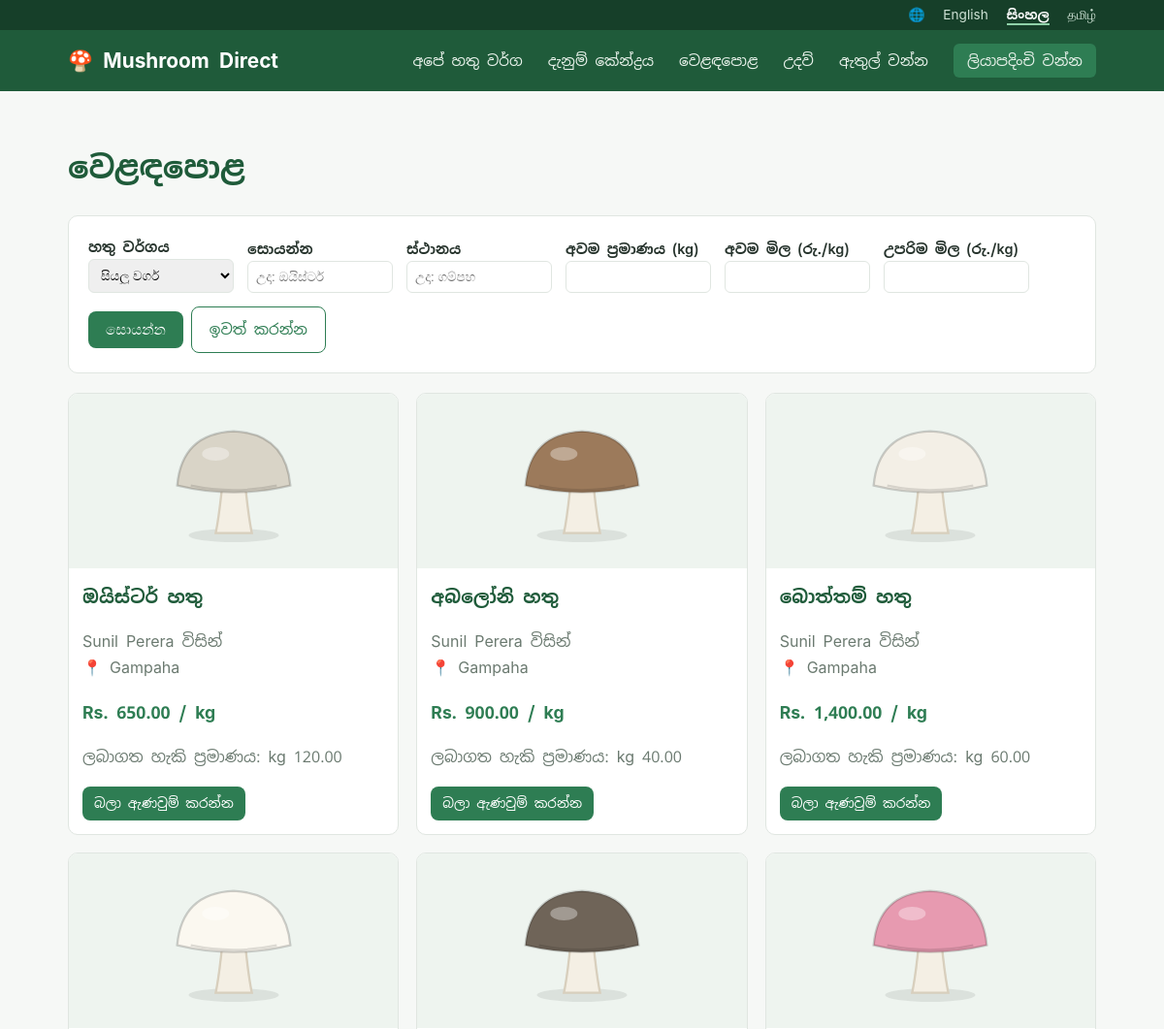
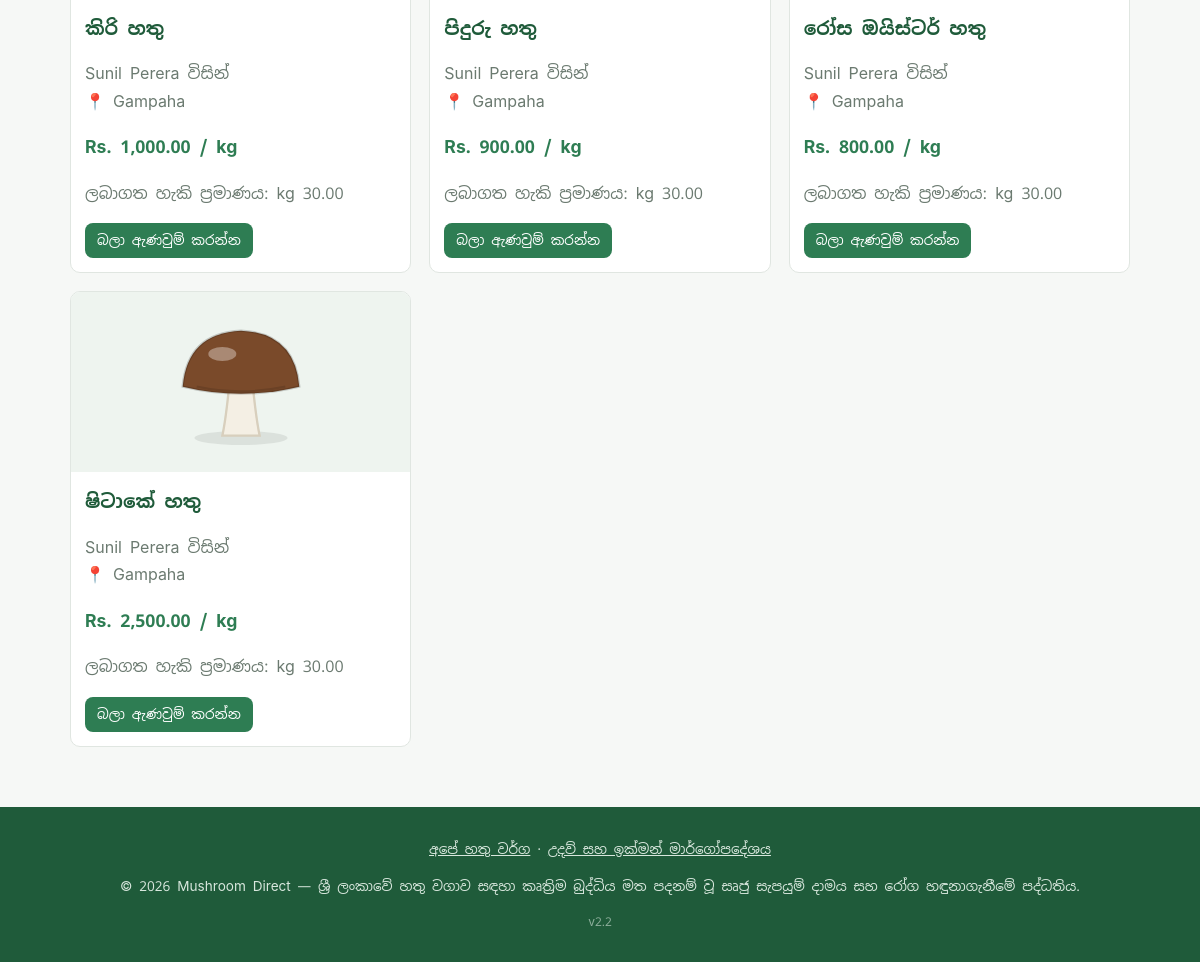
/buyer/marketplace.php?lang=si, run on the app's committed database (2 pictures, top to bottom).
### tables this page shows
CREATE TABLE listings (
  id INT AUTO_INCREMENT PRIMARY KEY,
  farmer_id INT NOT NULL,
  mushroom_type_id INT NULL,
  mushroom_type VARCHAR(100) NOT NULL,
  description TEXT,
  quantity_kg DECIMAL(10,2) NOT NULL,
  price_per_kg DECIMAL(10,2) NOT NULL,
  harvest_date DATE NULL,
  location VARCHAR(100) NULL COMMENT 'District / town of the farm (FR-MKT.3 filter)',
  image VARCHAR(255),
  status ENUM('active','sold_out','removed') NOT NULL DEFAULT 'active',
  created_at TIMESTAMP DEFAULT CURRENT_TIMESTAMP,
  FOREIGN KEY (farmer_id) REFERENCES users(id) ON DELETE CASCADE,
  FOREIGN KEY (mushroom_type_id) REFERENCES mushroom_types(id) ON DELETE SET NULL
);

CREATE TABLE mushroom_types (
  id INT AUTO_INCREMENT PRIMARY KEY,
  name VARCHAR(100) NOT NULL,
  name_si VARCHAR(150) NULL,
  name_ta VARCHAR(150) NULL,
  scientific_name VARCHAR(100) NULL,
  description TEXT,
  description_si TEXT,
  description_ta TEXT,
  growing_info TEXT,
  growing_info_si TEXT,
  growing_info_ta TEXT,
  uses TEXT,
  uses_si TEXT,
  uses_ta TEXT,
  price_per_kg DECIMAL(10,2) NOT NULL,
  color VARCHAR(7) NOT NULL DEFAULT '#c9b79c' COMMENT 'Cap colour for the built-in illustration',
  image VARCHAR(255) NULL,
  is_active TINYINT(1) NOT NULL DEFAULT 1,
  sort_order INT NOT NULL DEFAULT 0
);

CREATE TABLE users (
  id INT AUTO_INCREMENT PRIMARY KEY,
  role ENUM('farmer','buyer','admin','expert') NOT NULL,
  full_name VARCHAR(150) NOT NULL,
  email VARCHAR(150) NOT NULL UNIQUE,
  phone VARCHAR(20),
  password_hash VARCHAR(255) NOT NULL,
  business_name VARCHAR(150) NULL COMMENT 'Farm name (farmer) or Hotel/Restaurant name (buyer)',
  address VARCHAR(255),
  profile_image VARCHAR(255),
  is_verified TINYINT(1) NOT NULL DEFAULT 0,
  otp_code VARCHAR(255) NULL COMMENT 'Hashed one-time verification code (FR-AUTH.2)',
  otp_expires_at DATETIME NULL,
  reset_token VARCHAR(255) NULL COMMENT 'Hashed password-reset token (FR-AUTH.4)',
  reset_expires_at DATETIME NULL,
  status ENUM('active','suspended') NOT NULL DEFAULT 'active',
  created_at TIMESTAMP DEFAULT CURRENT_TIMESTAMP
);

### buyer/marketplace.php (the view, shortened to what this page needs)
<?php
require_once __DIR__ . '/../includes/bootstrap.php';
$search = trim($_GET['q'] ?? '');
$minPrice = $_GET['min_price'] ?? '';
$maxPrice = $_GET['max_price'] ?? '';
$location = trim($_GET['location'] ?? '');
$minQty = $_GET['min_qty'] ?? '';
$sql = "SELECT l.*, u.full_name AS farmer_name, u.address AS farmer_address, " . LISTING_TYPE_COLUMNS . ",
               (SELECT AVG(r.rating) FROM reviews r WHERE r.farmer_id = l.farmer_id) AS farmer_rating
        FROM listings l
        JOIN users u ON u.id = l.farmer_id
        LEFT JOIN mushroom_types mt ON mt.id = l.mushroom_type_id
        WHERE l.status = 'active' AND u.status = 'active'";
$params = [];
$sql .= ' ORDER BY l.created_at DESC';
$stmt = $pdo->prepare($sql);
$stmt->execute($params);
$listings = $stmt->fetchAll();
include __DIR__ . '/../includes/header.php';
?>
<h1><?= te('nav.marketplace') ?></h1>
<form class="card filter-form" method="get" action="">
  <div>
    <label><?= te('mush.type') ?></label>
    <select name="type">
      <option value="0"><?= te('market.all_types') ?></option>
    </select>
  </div>
  <div>
    <label><?= te('common.search') ?></label>
    <input type="text" name="q" value="<?= e($search) ?>" placeholder="<?= te('market.search_ph') ?>">
  </div>
  <div>
    <label><?= te('common.location') ?></label>
    <input type="text" name="location" value="<?= e($location) ?>" placeholder="<?= te('market.location_ph') ?>">
  </div>
  <div>
    <label><?= te('market.min_qty') ?></label>
    <input type="number" name="min_qty" value="<?= e($minQty) ?>">
  </div>
  <div>
    <label><?= te('market.min_price') ?></label>
    <input type="number" name="min_price" value="<?= e($minPrice) ?>">
  </div>
  <div>
    <label><?= te('market.max_price') ?></label>
    <input type="number" name="max_price" value="<?= e($maxPrice) ?>">
  </div>
  <div class="filter-actions">
    <button type="submit" class="btn"><?= te('common.search') ?></button>
    <a href="?" class="btn btn-outline"><?= te('common.clear') ?></a>
  </div>
</form>
<?php if (!$listings): ?>
  <p class="muted"><?= te('market.none') ?></p>
<?php else: ?>
  <div class="grid">
    <?php foreach ($listings as $l): ?>
      <div class="listing-card">
        <?= listing_picture($l) ?>
        <div class="body">
          <h3 style="margin: 0 0 4px;"><?= e(listing_title($l)) ?></h3>
          <p class="muted"><?= te('common.by', ['name' => $l['farmer_name']]) ?>
            <?php if ($l['location'] ?: $l['farmer_address']): ?><br>📍 <?= e($l['location'] ?: $l['farmer_address']) ?><?php endif; ?></p>
          <p class="price"><?= format_money($l['price_per_kg']) ?> <?= te('common.per_kg') ?></p>
          <p class="muted"><?= te('common.available', ['qty' => $l['quantity_kg']]) ?></p>
          <a href="<?= BASE_URL ?>/buyer/listing_view.php?id=<?= (int) $l['id'] ?>" class="btn btn-small"><?= te('market.view_order') ?></a>
        </div>
      </div>
    <?php endforeach; ?>
  </div>
<?php endif; ?>
<?php include __DIR__ . '/../includes/footer.php'; ?>

### includes/functions.php (shortened to what this page needs)
<?php
function e($value) {
    return htmlspecialchars((string) $value, ENT_QUOTES, 'UTF-8');
}
function format_money($amount) {
    return 'Rs. ' . number_format((float) $amount, 2);
}
function current_lang() {
    static $lang = null;
    if ($lang === null) {
        $lang = $_SESSION['lang'] ?? ($_COOKIE['lang'] ?? 'en');
    }
    return $lang;
}
function set_lang_from_request() {
    $lang = $_GET['lang'] ?? null;
}
function t($key, array $vars = []) {
    static $strings = [];
    $lang = current_lang();
    if (!isset($strings[$lang])) {
        $strings['en'] = $strings['en'] ?? require __DIR__ . '/../lang/en.php';
        $strings[$lang] = $lang === 'en' ? $strings['en'] : require __DIR__ . '/../lang/' . $lang . '.php';
    }
    $text = $strings[$lang][$key] ?? ($strings['en'][$key] ?? $key);
    foreach ($vars as $name => $value) {
        $text = str_replace('{' . $name . '}', (string) $value, $text);
    }
    return $text;
}
function te($key, array $vars = []) {
    return e(t($key, $vars));
}
function tr_field($row, $field) {
    $lang = current_lang();
    if ($lang !== 'en' && !empty($row[$field . '_' . $lang])) {
        return $row[$field . '_' . $lang];
    }
    return $row[$field] ?? '';
}
function mushroom_picture($type, $size = 150) {
    $cap = preg_match('/^#[0-9a-f]{6}$/i', $type['color'] ?? '') ? $type['color'] : '#c9b79c';
    return '<svg width="' . (int) $size . '" height="' . (int) $size . '" viewBox="0 0 120 120" role="img" aria-label="' . e(tr_field($type, 'name')) . '">'
        . '<ellipse cx="60" cy="108" rx="40" ry="6" fill="#000" opacity=".08"/>'
        . '<path d="M50 62 Q47 92 44 106 L76 106 Q73 92 70 62 Z" fill="#f4efe4" stroke="#d8cfbd" stroke-width="2"/>'
        . '<path d="M10 64 Q14 18 60 16 Q106 18 110 64 Q60 76 10 64 Z" fill="' . $cap . '" stroke="rgba(0,0,0,.18)" stroke-width="2"/>'
        . '<path d="M22 64 Q60 72 98 64" stroke="rgba(0,0,0,.12)" stroke-width="2" fill="none"/>'
        . '<ellipse cx="44" cy="36" rx="12" ry="6" fill="#fff" opacity=".35"/>'
        . '</svg>';
}
function listing_title($listing) {
    $lang = current_lang();
    if ($lang !== 'en' && !empty($listing['mt_name_' . $lang])) {
        return $listing['mt_name_' . $lang];
    }
    return $listing['mushroom_type'];
}
function listing_picture($listing, $size = 140) {
    return '<div class="pic-fallback">' . mushroom_picture(['name' => listing_title($listing), 'color' => $listing['mt_color'] ?? null], $size) . '</div>';
}

### assets/css/style.css (style rules this page uses)
:root { --green: #2e7d53; --green-dark: #1f5b3a; --navy: #1f4e5f; --bg: #f6f8f6; --card: #ffffff; --text: #26332c; --muted: #6b7a70; --border: #e0e6e1; --danger: #c0392b; --radius: 10px; }
* { box-sizing: border-box; }
body { margin: 0; font-family: -apple-system, "Segoe UI", Roboto, Arial, sans-serif; background: var(--bg); color: var(--text); line-height: 1.5; }
h1, h2, h3 { color: var(--green-dark); }
.card { background: var(--card); border: 1px solid var(--border); border-radius: var(--radius); padding: 20px; margin-bottom: 20px; }
.grid { display: grid; gap: 18px; grid-template-columns: repeat(auto-fill, minmax(260px, 1fr)); }
.listing-card, .tutorial-card { background: var(--card); border: 1px solid var(--border); border-radius: var(--radius); overflow: hidden; }
.listing-card .body, .tutorial-card .body { padding: 14px; }
.listing-card .price { color: var(--green); font-weight: 700; font-size: 1.1rem; }
.btn { display: inline-block; background: var(--green); color: #fff; border: none; padding: 10px 18px; border-radius: 8px; font-size: 0.95rem; cursor: pointer; text-decoration: none; margin-top: 16px; }
.btn-small { padding: 6px 12px; font-size: 0.85rem; margin-top: 0; }
.btn-outline { background: transparent; border: 1px solid var(--green); color: var(--green); }
.muted { color: var(--muted); }
body.lang-si { font-family: "Noto Sans Sinhala", "Iskoola Pota", "Nirmala UI", -apple-system, "Segoe UI", Arial, sans-serif; }
body.lang-si, body.lang-ta { line-height: 1.7; }
.pic-fallback { background: #eef4ef; display: flex; align-items: center; justify-content: center; height: 100%; min-height: 180px; }
.listing-card .pic-fallback { height: 180px; }
.filter-form { display: flex; gap: 14px; flex-wrap: wrap; align-items: flex-end; margin-bottom: 20px; }
.filter-form label { display: block; font-weight: 600; font-size: 0.9rem; }
.filter-form input, .filter-form select { padding: 8px; width: 150px; border: 1px solid var(--border); border-radius: 6px; }
.filter-form .filter-actions .btn { margin-top: 0; }

### data on the page
listings: mushroom_type.name_si "ඔයිස්ටර් හතු", farmer.full_name "Sunil Perera විසින්", location "Gampaha", price_per_kg "Rs. 650.00", quantity_kg "ලබාගත හැකි ප්‍රමාණය: kg 120.00"
listings: mushroom_type.name_si "අබලෝනි හතු", farmer.full_name "Sunil Perera විසින්", location "Gampaha", price_per_kg "Rs. 900.00", quantity_kg "ලබාගත හැකි ප්‍රමාණය: kg 40.00"
listings: mushroom_type.name_si "බොත්තම් හතු", farmer.full_name "Sunil Perera විසින්", location "Gampaha", price_per_kg "Rs. 1,400.00", quantity_kg "ලබාගත හැකි ප්‍රමාණය: kg 60.00"
listings: mushroom_type.name_si "කිරි හතු", farmer.full_name "Sunil Perera විසින්", location "Gampaha", price_per_kg "Rs. 1,000.00", quantity_kg "ලබාගත හැකි ප්‍රමාණය: kg 30.00"
listings: mushroom_type.name_si "පිදුරු හතු", farmer.full_name "Sunil Perera විසින්", location "Gampaha", price_per_kg "Rs. 900.00", quantity_kg "ලබාගත හැකි ප්‍රමාණය: kg 30.00"
listings: mushroom_type.name_si "රෝස ඔයිස්ටර් හතු", farmer.full_name "Sunil Perera විසින්", location "Gampaha", price_per_kg "Rs. 800.00", quantity_kg "ලබාගත හැකි ප්‍රමාණය: kg 30.00"
listings: mushroom_type.name_si "ෂිටාකේ හතු", farmer.full_name "Sunil Perera විසින්", location "Gampaha", price_per_kg "Rs. 2,500.00", quantity_kg "ලබාගත හැකි ප්‍රමාණය: kg 30.00"

### other printed values
$label "English"
$label "සිංහල"
$label "தமிழ்"
te('app.name') "Mushroom Direct"
te('nav.mushrooms') "අපේ හතු වර්ග"
te('nav.knowledge') "දැනුම් කේන්ද්‍රය"
te('nav.marketplace') "වෙළඳපොළ"
te('nav.help') "උදව්"
te('nav.login') "ඇතුල් වන්න"
te('nav.register') "ලියාපදිංචි වන්න"
te('mush.type') "හතු වර්ගය"
te('common.search') "සොයන්න"
te('common.location') "ස්ථානය"
te('market.min_qty') "අවම ප්‍රමාණය (kg)"
te('market.min_price') "අවම මිල (රු./kg)"
